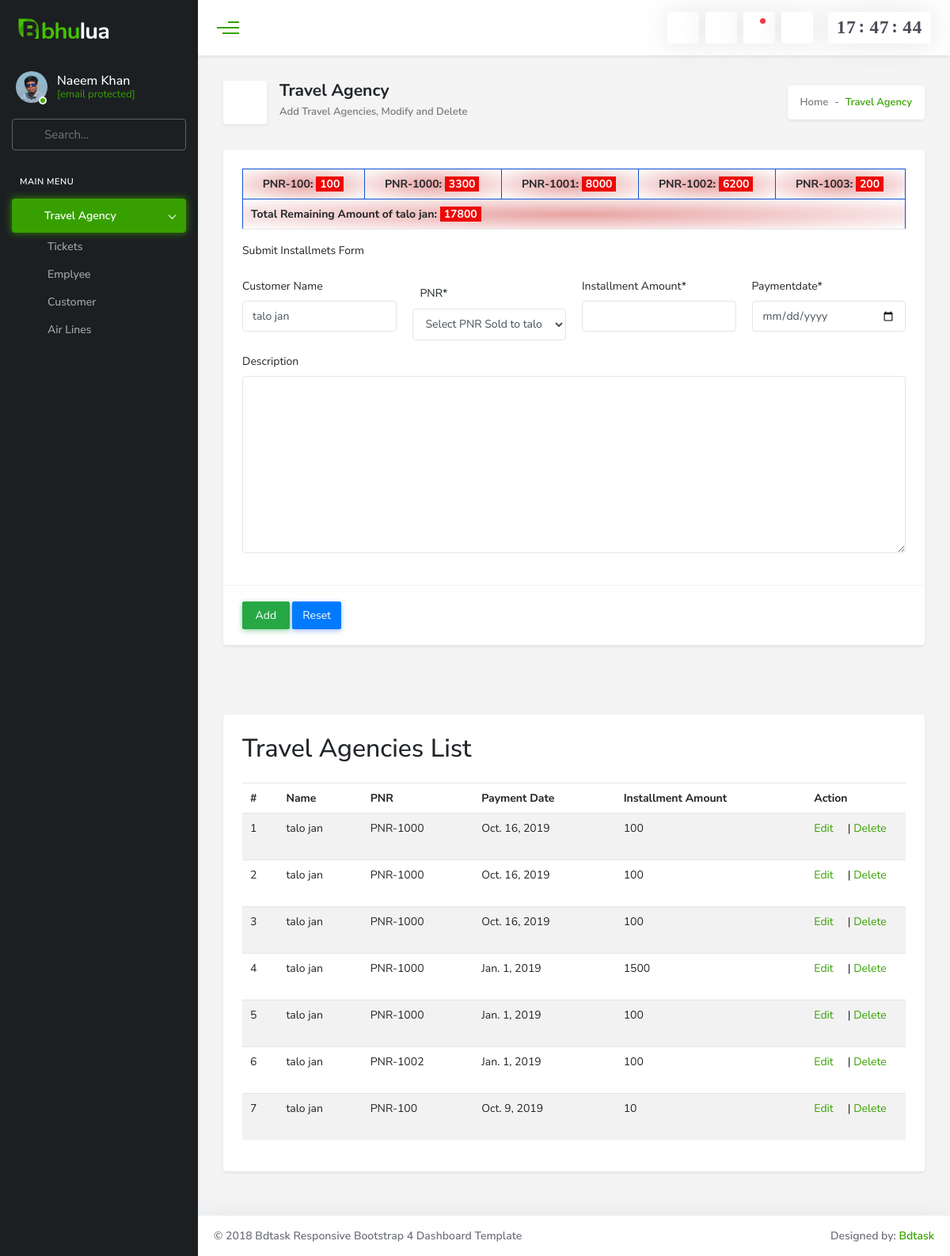
The app's page /customer/customerinstallment/1 with its own data.
### tickit/models.py (models this page shows, shortened)
class Ticket(models.Model):
    dateofissue = models.DateField(auto_now=False, auto_now_add=False)
    root = models.CharField(max_length=50)
    traveldate = models.DateField(auto_now=False, auto_now_add=False)
    pnr = models.CharField(max_length=50)
    totalamount = models.IntegerField()
    recievedamount = models.IntegerField()
    recieveableamount = models.IntegerField()
    remainingamount = models.IntegerField()
    profit = models.IntegerField()
    airline = models.ForeignKey(Airline, on_delete=models.CASCADE, default='PIA')
    madeby = models.CharField(max_length=50, default='Mubeen')
    careof = models.ForeignKey(Customer, on_delete=models.CASCADE)
    Description = models.TextField(null=False, default=' ')

### customer/models.py (models this page shows, shortened)
class CustomerInstallment(models.Model):
    customerid = models.CharField(max_length=50)
    pnr = models.CharField(max_length=50)
    paymentdate = models.DateField()
    installment = models.IntegerField()
    description = models.TextField(null=False)

### customer/views.py (the view)
# urls.py: path("customerinstallment/<int:getid>", views.customerinstallmentadd, name="customerinstallmentadd"),
def customerinstallmentadd(request,getid):
    if request.method=='POST':
        geting_cutomer_name = Customer.objects.values('cname').get(pk=getid)
        getting_all_pnr_sold_to_this_customer = Ticket.objects.values('id','pnr').filter(careof=getid)
        collect_remaining_amints =[]
        remaining_amount_of_careof = Ticket.objects.values('remainingamount').filter(careof=getid)
        for s in remaining_amount_of_careof:
            collect_remaining_amints.append(s['remainingamount'])
        customerinstallmentform = CustomerInstallmentForm(request.POST)
        if customerinstallmentform.is_valid():
            customerinstallmentform.save()
            messages.success(request,'customerinstallment has been saved!')
            return redirect('customerinstallmentadd',getid=getid)
    else:
        geting_cutomer_name = Customer.objects.values('cname').get(pk=getid)
        getting_all_pnr_sold_to_this_customer = Ticket.objects.values('id','pnr','remainingamount').filter(careof=getid)
        collect_remaining_amints =[]
        remaining_amount_of_careof = Ticket.objects.values('remainingamount').filter(careof=getid)
        for s in remaining_amount_of_careof:
            collect_remaining_amints.append(s['remainingamount'])
        customerinstallmentform = CustomerInstallmentForm(initial={'customerid':geting_cutomer_name['cname']})
        print('================================')
    customername = Customer.objects.values('cname').get(pk=getid)
    customerinstallmentdata = CustomerInstallment.objects.all()
    context = {
        'customerinstallmentform': customerinstallmentform,
        'customerinstallmentdata': customerinstallmentdata,
        'all_pnr_this_customer': getting_all_pnr_sold_to_this_customer,
        'customername': customername['cname'],
        'collect_remaining_amints': sum(collect_remaining_amints),
        'number_of_columns': getting_all_pnr_sold_to_this_customer.count()
    }
    return render(request,'customer/customerinstallment.html', context)

### customer/forms.py
class CustomerInstallmentForm(forms.ModelForm):
    paymentdate = forms.CharField(
        max_length=length,
        required=True,
        widget=forms.DateInput(
            attrs={
                'type': 'date'
            }
        )
    )
    customerid = forms.CharField(
        max_length=length,
        required=False,
        label='Customer Name',
        widget=forms.TextInput
    )
    installment = forms.CharField(
        max_length=length,
        required=True,
        label='Installment Amount',
        widget=forms.TextInput(
            attrs={
                'type': 'number'
            }
        )
    )
    pnr = forms.CharField(
        max_length=length,
        required=True,
        label='PNR',
        widget=forms.Select
    )
    description = forms.CharField(
        max_length=200,
        required=False,
        label='Description',
        widget=forms.Textarea
    )
    class Meta:
        model = CustomerInstallment
        fields = [
            'customerid',
            'pnr',
            'paymentdate',
            'installment',
            'description'
        ]

### templates/customer/customerinstallment.html (shortened to what this page needs)
            {% extends 'master.html' %}
            {% load crispy_forms_tags %}
            {% load static %}
          {% block pagename %}
                Travel Agency
          {% endblock  %}</h1>
          {% block pagenaeMessage %}
                Add Travel Agencies, Modify and Delete
          {% endblock  %}</h1>
            {% block body %}
                    <div class="body-content">
                        <form method="POST" noValidate>
                            <div class="card mb-4">
                                <div class="card-body">
                                <table class="table table-bordered  ">
                                    <tbody>
                                        <tr>
                                            {% for pnr in all_pnr_this_customer %}
                                                <td colspan="" class="text-bold"> <span class="text-bold"><a href="{% url 'ticketview' pk=pnr.id pnr=pnr.pnr %}"><i class="fas fa-eye"></i></a> {{ pnr.pnr }}:</span> <span class="pnr">  {{ pnr.remainingamount }} </span> </td>
                                            {% endfor %}
                                        </tr>
                                       <tr>
                                            <td colspan="{{ number_of_columns }}" class="text-bold"> <span class="text-bold"> Total Remaining Amount of {{ customername }}:</span> <span class="pnr">  {{ collect_remaining_amints }} </span> </td>
                                    </table>
                                    <p class="mb-4">Submit Installmets Form</p>
                                   <div class="row">
                                        <div class="col-sm-3">
                                            {{customerinstallmentform.customerid|as_crispy_field}}
                                        </div>
                                        <div class="col-sm-3">
                                              <div id="div_id_pnr" class="form-group">
                                                    <label for="id_pnr" class="col-form-label  requiredField">
                                                        PNR<span class="asteriskField">*</span>
                                                    </label>
                                                    <div class="">
                                                            <select name="pnr"  id="id_pnr" class="textinput textInput form-control form-control class_pnr">
                                                                <option value="">Select PNR Sold to {{ customername }}</option>
                                                </div>
                                            </div>
                                        </div>
                                        <div class="col-sm-3">
                                            {{customerinstallmentform.installment|as_crispy_field}}
                                        </div>
                                        <div class="col-sm-3">
                                            {{customerinstallmentform.paymentdate|as_crispy_field}}
                                        </div>
                                   </div>
                                   <div class="row">
                                        <div class="col-sm-12">
                                            {{customerinstallmentform.description|as_crispy_field}}
                                        </div>
                                   </div>
                                </div>
                                <div class="card-footer">
                                    <input type="submit" value=" Add " class="btn btn-success">
                                    <input type="reset" class="btn btn-primary">
                                </div>
                            </div>
                        </form>
                    </div>
                    <div class="body-content">
                        <div class="card mb-4">
                            <div class="card-body">
                                <h2 class="mb-4">Travel Agencies List</h2>
                                <div class="table-responsive">
                                    <table class="table display table-striped table-hover basic">
                                        <thead>
                                            <tr>
                                                <th>#</th>
                                                <th>Name</th>
                                                <th>PNR</th>
                                                <th>Payment Date</th>
                                                <th>Installment Amount</th>
                                                <th>Action</th>
                                            </tr>
                                        </thead>
                                        <tbody>
                                        {% for customerinstallment in customerinstallmentdata %}
                                            <tr>
                                                <td>{{ forloop.counter }}</td>
                                                <td>{{ customerinstallment.customerid }}</td>
                                                <td>{{ customerinstallment.pnr }}</td>
                                                <td>{{ customerinstallment.paymentdate }}</td>
                                                <td> {{ customerinstallment.installment }} </td>
                                                <td width="15%">
                                                <a href="{% url 'customerinstallmentedit' pk=customerinstallment.pk %}"> Edit <i class="fas fa-check"></i> </a> |
                                                <a onclick="return confirm('are sure to delete {{customerinstallment.cname}}')" href="{% url 'customerinstallmentdelete' pk=customerinstallment.pk %}"> Delete <i class="fas fa-trash-alt"></i> </a>
                                                </td>
                                            </tr>
                                        {% endfor %}
                                        </tbody>
                                    </table>
                                </div>
                            </div>
                        </div>
{% endblock body %}

### templates/customer/customerinstallment.html (style rules this page uses)
.text-bold { font-weight:bold; }
.pnr { background: #ee0707; padding: 0px 5px; text-transform: uppercase; color: white; }
.table-bordered td, .table-bordered th { border: 1px solid #0f51d5; background-image: radial-gradient(#e8a3a3, transparent); }

### records on screen
Ticket: pnr "PNR-100", remainingamount "100"
Ticket: pnr "PNR-1000", remainingamount "3300"
Ticket: pnr "PNR-1001", remainingamount "8000"
Ticket: pnr "PNR-1002", remainingamount "6200"
Ticket: pnr "PNR-1003", remainingamount "200"
CustomerInstallment: customerid "talo jan", pnr "PNR-1000", paymentdate "Oct. 16, 2019", installment "100"
CustomerInstallment: customerid "talo jan", pnr "PNR-1000", paymentdate "Oct. 16, 2019", installment "100"
CustomerInstallment: customerid "talo jan", pnr "PNR-1000", paymentdate "Oct. 16, 2019", installment "100"
CustomerInstallment: customerid "talo jan", pnr "PNR-1000", paymentdate "Jan. 1, 2019", installment "1500"
CustomerInstallment: customerid "talo jan", pnr "PNR-1000", paymentdate "Jan. 1, 2019", installment "100"
CustomerInstallment: customerid "talo jan", pnr "PNR-1002", paymentdate "Jan. 1, 2019", installment "100"
CustomerInstallment: customerid "talo jan", pnr "PNR-100", paymentdate "Oct. 9, 2019", installment "10"

### other values on screen
{{ customername }} "talo jan"
{{ collect_remaining_amints }} "17800"
